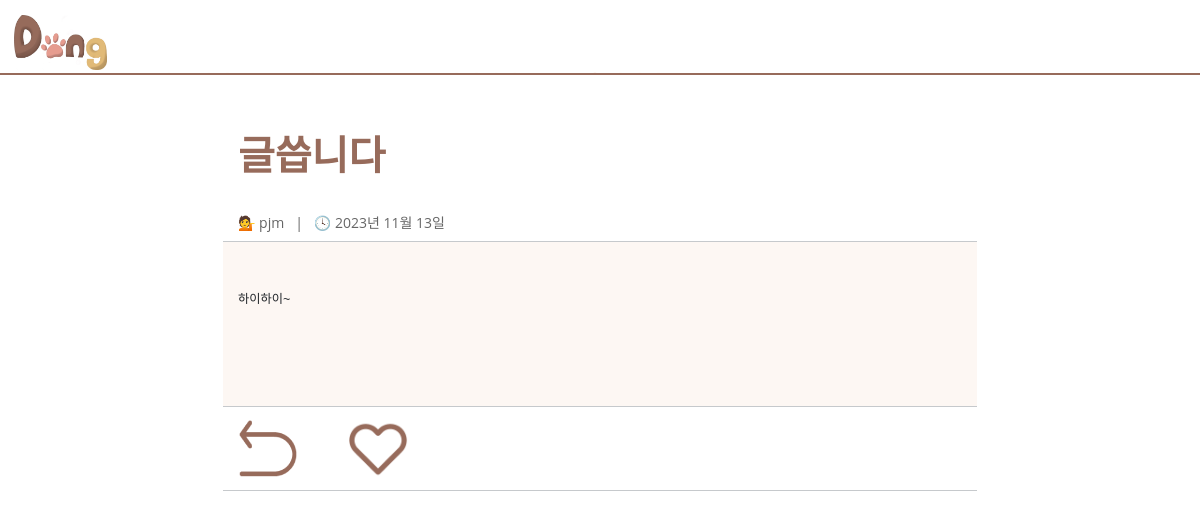
The page /boardlist/freeboard/freeboard_post/12/ (signed in) on the database its author committed.
### freeboard/models.py (models this page shows, shortened)
class FreePost(models.Model):
    title = models.CharField(max_length=200) #게시글 제목
    content = models.TextField() #게시글 내용
    created_at = models.DateTimeField(auto_now_add=True) #게시일자
    updated_at = models.DateTimeField(auto_now=True) #수정일자
    author = models.CharField(max_length=50, null=True, default='')  # 게시글 작성자
    image = models.ImageField(upload_to='images/', blank=True, null=True) #이미지를 추가
    liked_num = models.IntegerField(default='0')
    class Meta:
        app_label = 'freeboard'

### freeboard/views.py (the view)
# urls.py: path('freeboard_post/<int:pk>/', views.freeboard_post_detail, name='freeboard_post_detail'),
def freeboard_post_detail(request, pk):
    post = get_object_or_404(FreePost, pk=pk)
    context = {}
    loginCheck = request.session.get('loginCheck', '')
    if loginCheck == '':
        context['loginCheck'] = False
        context['user'] = None
    else:
        context['loginCheck'] = True
        email = request.session['email']
        user = User.objects.filter(email=email).first()
        context['user'] = user
    context['post'] = post
    context['is_Recommended'] = False
    if Recommended_FreePost.objects.filter(user=user, post=post).exists():
        context['is_Recommended'] = True
    return render(request, 'freeboard/freeboard_post_detail.html', context)

### templates/freeboard/freeboard_post_detail.html (shortened to what this page needs)
{% extends 'freeboard/freeboard_base.html' %}
{% block content %}
    {% load static %}
    <link rel="stylesheet" href="{% static 'css/freeboard/free_board_detail_Style.css' %}">
    <link rel="stylesheet" href="{% static 'css/freeboard/free_board_list_Style.css' %}">
    <link rel="stylesheet" href="https://cdnjs.cloudflare.com/ajax/libs/font-awesome/6.4.0/css/all.min.css"
/>
    <br><br><br>
    <table>
        <tr style="font-size:12px">
            <td>
                <h1 style="font-weight: bold;color: #976B5B;">{{ post.title }}</h1> <br>💁 {{ post.author }} &nbsp; | &nbsp; 🕓 {{ post.created_at|date:"Y년 m월 d일" }}
            </td>
        </tr>
        <tr>
            <td><br><p><pre>{{ post.content }}</pre></p><br><br><br></td>
        </tr>
        <tr>
            <td>
                <button class="back_btn" onclick="back()"></button>
                <button class="button_like" onclick="push_like()">
                    {% if is_Recommended == True %}
                        <div class="liked_emoticon"></div>
                    {% elif is_Recommended == False %}
                        <div class="like_emoticon"></div>
                    {% else %}
                        <div class="like_emoticon"></div>
                    {% endif %}
                </button>
            </td>
        </tr>
    </table>
{% endblock %}

### static/css/freeboard/free_board_base_Style.css (style rules this page uses)
body { font: 14px/24px "Open Sans", "HelveticaNeue-Light", "Helvetica Neue Light", "Helvetica Neue", Helvetica, Arial, "Lucida Grande", Sans-Serif; }
div { color: #666; }

### static/css/freeboard/free_board_detail_Style.css (style rules this page uses)
body { padding: 20px; color: #666; font: 14px/24px "Open Sans", "HelveticaNeue-Light", "Helvetica Neue Light", "Helvetica Neue", Helvetica, Arial, "Lucida Grande", Sans-Serif; }
table { border-collapse: collapse; border-spacing: 0; margin: auto; width: 95%; }
td { border-top: none; border-bottom: 1px solid #c6c9cc; }
tr:last-child td:first-child { border-bottom-left-radius: 6px; }
tr:last-child td:last-child { border-bottom-right-radius: 6px; }
.button_like { background-color: white; width: 60px; height: 60px; margin-top: 5px; margin-left: 40px; margin-right: 40px; border: none; cursor: pointer; outline: none; }
.like_emoticon { background-image: url('/static/image/Boards/heart_icon.png'); background-size: contain; width: 60px; height: 60px; }
.back_btn { background-image: url('/static/image/Boards/arrow.png'); background-color: white; width: 60px; height: 60px; border: none; cursor: pointer; outline: none; }

### static/css/freeboard/free_board_list_Style.css (style rules this page uses)
body { text-align: center; color: #666; font: 14px/24px "Open Sans", "HelveticaNeue-Light", "Helvetica Neue Light", "Helvetica Neue", Helvetica, Arial, "Lucida Grande", Sans-Serif; }
table { border-collapse: collapse; border-spacing: 0; }
th, td { padding: 6px 15px; }
tr:nth-child(even) td { background: #fdf7f3; }
tr:last-child td:first-child { border-bottom-left-radius: 6px; }
tr:last-child td:last-child { border-bottom-right-radius: 6px; }

### templates/freeboard/freeboard_post_detail.html (style rules this page uses)
table { width: 65%; }
td { font-size: 14px; text-align: left; }

### rows shown on the page
FreePost: title "글씁니다", author "pjm", created_at "2023년 11월 13일", content "하이하이~"
